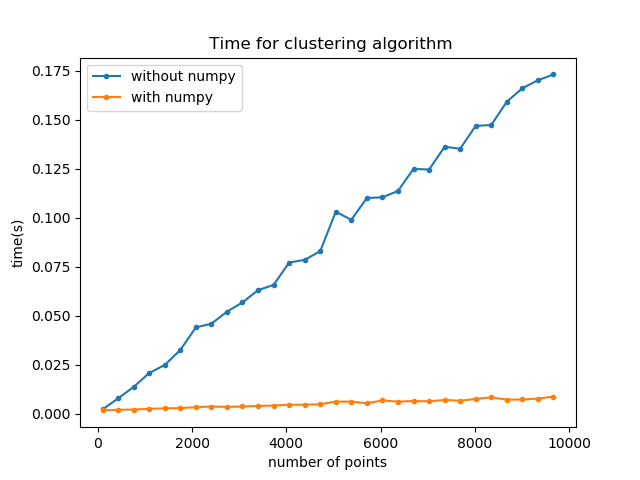

Python code for this plot:
from math import *
from random import *
import numpy as np
from timeit import default_timer as timer
import matplotlib.pyplot as plt
from clustering import cluster 
from clustering_numpy import cluster as cluster2 

k_list = np.arange(100, 10000, 330) 
t = np.zeros([len(k_list),2])
i = 0
for k in k_list:
  f = np.random.random((k, 2)) 
  np.savetxt('new_sample.csv', f, delimiter=',')
    
  with open('new_sample.csv') as fn:
    lines = fn.readlines()
    ps = []
    for line in lines: 
      ps.append(tuple(map(float, line.strip().split(','))))
    tic = timer()
    cluster(ps)
    toc = timer()
    t[i,0] = toc - tic
    
    tic = timer()
    cluster2(f)
    toc = timer()
    t[i,1] = toc - tic
    i = i+1

X = k_list 
C,S=t[:,0],t[:,1]
plt.plot(X,C,marker ='.' ,label = 'without numpy')
plt.plot(X,S,marker ='.',label = 'with numpy')
plt.xlabel('number of points')
plt.ylabel('time(s)')
plt.title(' Time for clustering algorithm')
plt.legend()
plt.savefig('performance.png')
plt.show()
